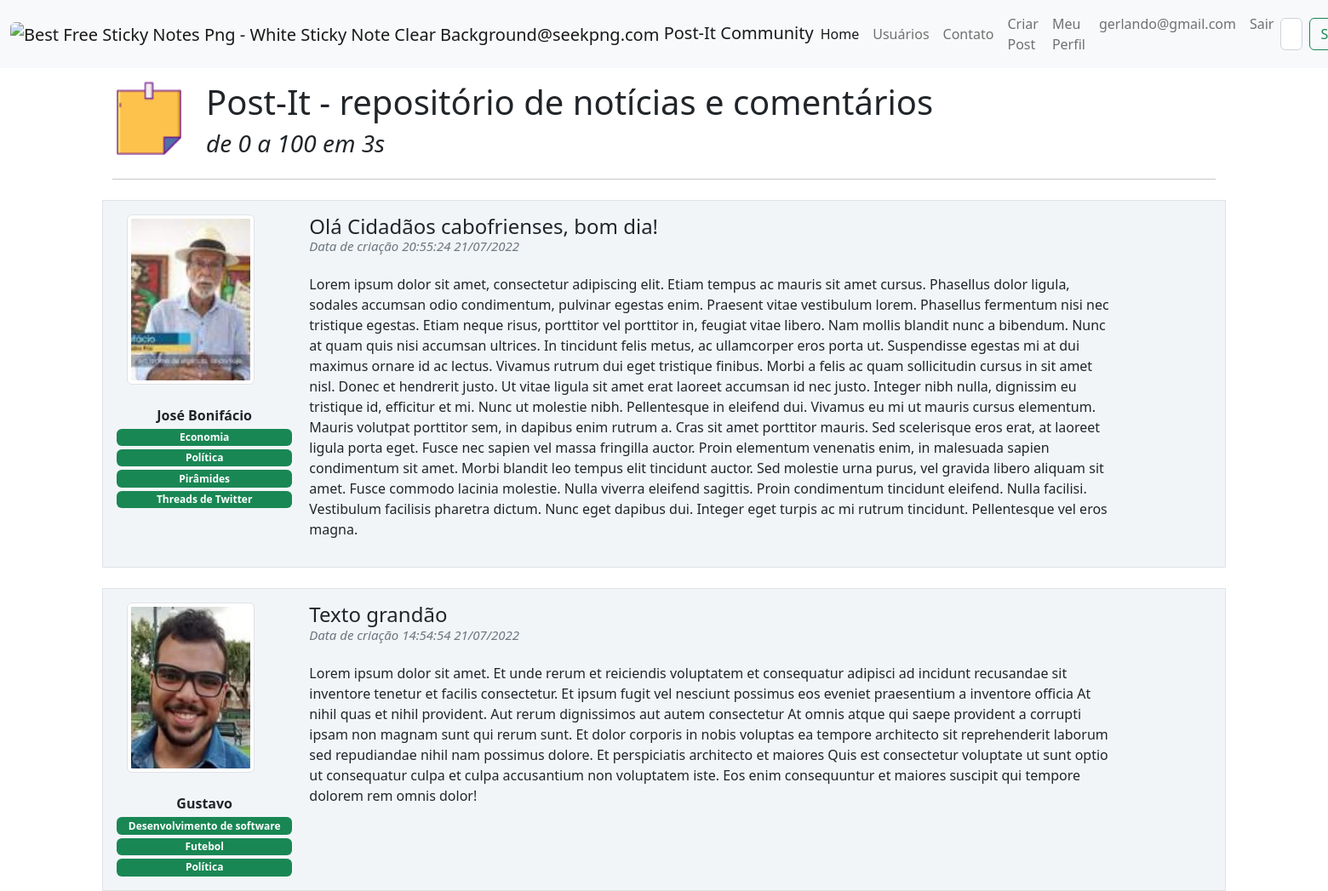
/ (signed in), run on the app's committed database.
### post_it/models.py (models this page shows)
class Usuario(database.Model, UserMixin):
    id = database.Column(database.Integer, primary_key=True)
    username = database.Column(database.String, nullable=False)
    senha = database.Column(database.String, nullable=False)
    email = database.Column(database.String, nullable=False, unique=True)
    foto_perfil = database.Column(database.String, default='default.png')
    posts = database.relationship('Post', backref='author', lazy=True)
    interesses = database.Column(database.String, nullable=False, default='Não informado')

class Post(database.Model):
    id = database.Column(database.Integer, primary_key=True)
    titulo = database.Column(database.String, nullable=False)
    corpo = database.Column(database.Text, nullable=False)
    data_criacao = database.Column(database.DateTime, nullable=False, default=datetime.utcnow())
    id_usuario = database.Column(database.Integer, database.ForeignKey('usuario.id'), nullable=False)
    resposta = database.relationship('Resposta', backref='post', lazy=True)

### post_it/routes.py (the view)
@app.route('/')
def home():
    posts = Post.query.order_by(Post.id.desc())
    return render_template('home.html', posts=posts)

### post_it/models.py (called while the page is built)
@login_manager.user_loader
def load_user(id_usuario):
    usuario = Usuario.query.get(int(id_usuario))
    return usuario

### post_it/templates/home.html (shortened to what this page needs)
{% extends 'base.html'%}
{% block body%}
<div class="container">
        <div class="row">
            <div class="col col-1 mt-3">
                <img class="img-fluid" height="100" width="100">
            </div>
            <div class="col col-9">
            <h1 class="mt-3" style="text-align-left">
                Post-It - repositório de notícias e comentários
            </h1>
                <h3> <i>de 0 a 100 em 3s</i></h3>
            </div>
        </div>
    <hr>
    {% for post in posts %}
    <div class = "row border mt-4 p-3 meupost">
        <div class = "col col-2 text-center">
            <div class="image pe-2">
               <img src="{{ url_for('static', filename='fotos_perfil/{}'.format(post.author.foto_perfil))}}" alt="{{ url_for('static', filename='fotos_perfil/{}'.format('default.png'))}}" class="box-foto-post img-thumbnail rounded"  >
                <br></b><strong>{{ post.author.username}}</strong><br>
                <div class="row justify-content-center">
                {% for interesse in post.author.interesses.split(';') %}
                    <span class="badge bg-success mt-1">{{ interesse }}</span>
                {% endfor %}
                </div>
            </div>
        </div>
        <div class = "col col-9">
            <a style="text-decoration:none; color:inherit" href="{{ url_for('exibir_post', post_id=post.id) }}">
                <h4>{{post.titulo}}
                    <small class="text-muted d-flex align-items-start" style="font-size: 15px">
                        <p class="fst-italic">Data de criação {{post.data_criacao.strftime('%H:%M:%S %d/%m/%Y')}}</p>
                    </small>
                </h4>
            </a>
            <p class="justify-content-center">{{ post.corpo }}</p>
        </div>
    </div>
    {% endfor %}
</div>
{% endblock%}

### post_it/templates/navbar.html (shortened to what this page needs)
<nav class="navbar navbar-expand-lg bg-light">
  <div class="container-fluid">
    <a class="navbar-brand" href="{{ url_for('home') }}">
      <img class='img-fluid rounded' height="40" width="40"  src="https://www.seekpng.com/png/detail/12-123414_best-free-sticky-notes-png-white-sticky-note.png" alt="Best Free Sticky Notes Png - White Sticky Note Clear Background@seekpng.com">
      Post-It Community</a>
    <div class="collapse navbar-collapse" id="navbarSupportedContent">
      <ul class="navbar-nav me-auto mb-2 mb-lg-0">
        <li class="nav-item">
          <a class="nav-link active" aria-current="page" href="{{ url_for('home') }}">Home</a>
        </li>
        <li class="nav-item">
          <a class="nav-link" href="{{ url_for('users') }}">Usuários</a>
        </li>
        <li class="nav-item">
          <a class="nav-link" href="{{ url_for('contato') }}">Contato</a>
        </li>
      </ul>
      {% if current_user.is_authenticated %}
       <ul class="navbar-nav d-flex">
          <li class="nav-item">
            <a class="nav-link" href="{{ url_for('criar_post')}}">Criar Post</a>
          </li>
         <li class="nav-item">
            <a class="nav-link" href="{{ url_for('perfil')}}">Meu Perfil</a>
          </li>
         <li class="nav-item">
           <a class="nav-link fw-light" >{{ current_user.email }}</a>
         </li>
         <li class="nav-item">
            <a class="nav-link" href="{{ url_for('sair')}}">Sair</a>
          </li>
        </ul>
      {% endif %}
      <form class="d-flex" role="search">
        <input class="form-control me-2" type="search" placeholder="Search" aria-label="Search">
        <button class="btn btn-outline-success" type="submit">Search</button>
      </form>
    </div>
  </div>
</nav>

### post_it/static/main.css (style rules this page uses)
.meupost { background: #f2f5f8 !important; }
.box-foto-post { max-width:100%; width: 150px; height: 200px; object-fit: cover; display: block; }

### data on the page
Usuario: email "gerlando@gmail.com"
Post: foto_perfil (picture), author.username "José Bonifácio", interesse "Economia" "Política" "Pirâmides" "Threads de Twitter", titulo "Olá Cidadãos cabofrienses, bom dia!", data_criacao "20:55:24 21/07/2022", corpo "Lorem ipsum dolor sit amet, consectetur adipiscing elit. Etiam tempus ac mauris sit amet cursus. Phasellus dolor ligula, sodales accumsan odio condimentum, pulvinar egestas enim. Praesent vitae vestibulum lorem. Phasellus fermentum nisi nec tristique egestas. Etiam neque risus, porttitor vel porttitor in, feugiat vitae libero. Nam mollis blandit nunc a bibendum. Nunc at quam quis nisi accumsan ultrices. In tincidunt felis metus, ac ullamcorper eros porta ut. Suspendisse egestas mi at dui maximus ornare id ac lectus. Vivamus rutrum dui eget tristique finibus. Morbi a felis ac quam sollicitudin cursus in sit amet nisl. Donec et hendrerit justo. Ut vitae ligula sit amet erat laoreet accumsan…"
Post: foto_perfil (picture), author.username "Gustavo", interesse "Desenvolvimento de software" "Futebol" "Política", titulo "Texto grandão", data_criacao "14:54:54 21/07/2022", corpo "Lorem ipsum dolor sit amet. Et unde rerum et reiciendis voluptatem et consequatur adipisci ad incidunt recusandae sit inventore tenetur et facilis consectetur. Et ipsum fugit vel nesciunt possimus eos eveniet praesentium a inventore officia At nihil quas et nihil provident. Aut rerum dignissimos aut autem consectetur At omnis atque qui saepe provident a corrupti ipsam non magnam sunt qui rerum sunt. Et dolor corporis in nobis voluptas ea tempore architecto sit reprehenderit laborum sed repudiandae nihil nam possimus dolore. Et perspiciatis architecto et maiores Quis est consectetur voluptate ut sunt optio ut consequatur culpa et culpa accusantium non voluptatem iste. Eos enim consequuntur…"
